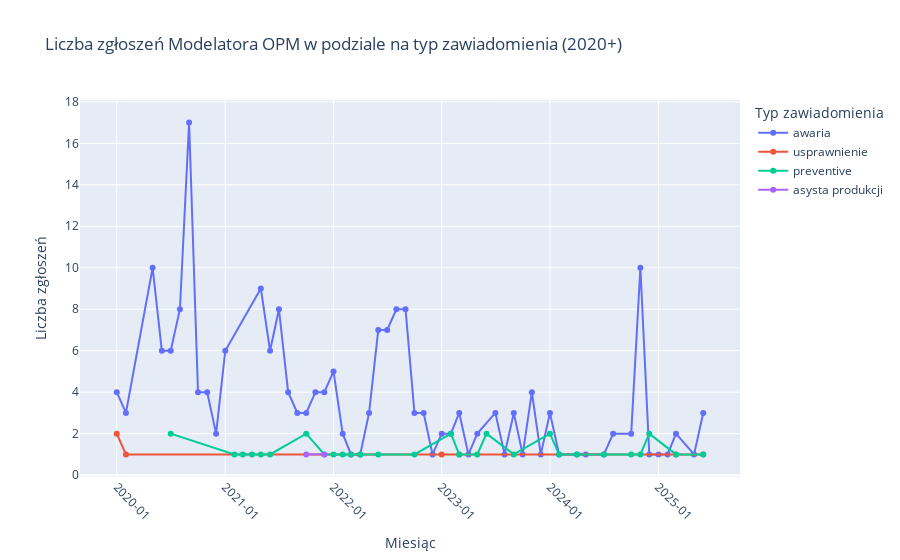

Here is the notebook cell this chart was saved with:
### Code cell
import pandas as pd
import plotly.express as px

df = df[df["Data zawiadom."] >= "2020-01-01"]
df["Data zawiadom."] = pd.to_datetime(df["Data zawiadom."], errors="coerce")
df["Miesiąc"] = df["Data zawiadom."].dt.to_period("M").dt.to_timestamp()

monthly_grouped = df.groupby(["Miesiąc", "Typ zawiadomienia"]).size().reset_index(name="Liczba awarii")

fig = px.line(
    monthly_grouped,
    x="Miesiąc",
    y="Liczba awarii",
    color="Typ zawiadomienia",
    markers=True,
    title="Liczba zgłoszeń Modelatora OPM w podziale na typ zawiadomienia (2020+)",
    labels={"Miesiąc": "Miesiąc", "Liczba awarii": "Liczba zgłoszeń", "Typ zawiadomienia": "Typ zawiadomienia"}
)

fig.update_layout(xaxis_tickformat="%Y-%m", xaxis_tickangle=45)
fig.show()

### Figure 1 — Plotly figure (JSON) as saved in the notebook; plotly's stock layout.template omitted (floating-point values rounded to 4 significant figures)
{"data": [{"hovertemplate": "Typ zawiadomienia=awaria<br>Miesiąc=%{x}<br>Liczba zgłoszeń=%{y}<extra></extra>", "legendgroup": "awaria", "line": {"color": "#636efa", "dash": "solid"}, "marker": {"symbol": "circle"}, "mode": "lines+markers", "name": "awaria", "orientation": "v", "showlegend": true, "type": "scatter", "x": ["2020-01-01T00:00:00.000000000", "2020-02-01T00:00:00.000000000", "2020-05-01T00:00:00.000000000", "2020-06-01T00:00:00.000000000", "2020-07-01T00:00:00.000000000", "2020-08-01T00:00:00.000000000", "2020-09-01T00:00:00.000000000", "2020-10-01T00:00:00.000000000", "2020-11-01T00:00:00.000000000", "2020-12-01T00:00:00.000000000", "2021-01-01T00:00:00.000000000", "2021-05-01T00:00:00.000000000", "2021-06-01T00:00:00.000000000", "2021-07-01T00:00:00.000000000", "2021-08-01T00:00:00.000000000", "2021-09-01T00:00:00.000000000", "2021-10-01T00:00:00.000000000", "2021-11-01T00:00:00.000000000", "2021-12-01T00:00:00.000000000", "2022-01-01T00:00:00.000000000", "2022-02-01T00:00:00.000000000", "2022-03-01T00:00:00.000000000", "2022-04-01T00:00:00.000000000", "2022-05-01T00:00:00.000000000", "2022-06-01T00:00:00.000000000", "2022-07-01T00:00:00.000000000", "2022-08-01T00:00:00.000000000", "2022-09-01T00:00:00.000000000", "2022-10-01T00:00:00.000000000", "2022-11-01T00:00:00.000000000", "2022-12-01T00:00:00.000000000", "2023-01-01T00:00:00.000000000", "2023-02-01T00:00:00.000000000", "2023-03-01T00:00:00.000000000", "2023-04-01T00:00:00.000000000", "2023-05-01T00:00:00.000000000", "2023-07-01T00:00:00.000000000", "2023-08-01T00:00:00.000000000", "2023-09-01T00:00:00.000000000", "2023-10-01T00:00:00.000000000", "2023-11-01T00:00:00.000000000", "2023-12-01T00:00:00.000000000", "2024-01-01T00:00:00.000000000", "2024-02-01T00:00:00.000000000", "2024-04-01T00:00:00.000000000", "2024-05-01T00:00:00.000000000", "2024-07-01T00:00:00.000000000", "2024-08-01T00:00:00.000000000", "2024-10-01T00:00:00.000000000", "2024-11-01T00:00:00.000000000", "2024-12-01T00:00:00.000000000", "2025-01-01T00:00:00.000000000", "2025-02-01T00:00:00.000000000", "2025-03-01T00:00:00.000000000", "2025-05-01T00:00:00.000000000", "2025-06-01T00:00:00.000000000"], "xaxis": "x", "y": [4, 3, 10, 6, 6, 8, 17, 4, 4, 2, 6, 9, 6, 8, 4, 3, 3, 4, 4, 5, 2, 1, 1, 3, 7, 7, 8, 8, 3, 3, 1, 2, 2, 3, 1, 2, 3, 1, 3, 1, 4, 1, 3, 1, 1, 1, 1, 2, 2, 10, 1, 1, 1, 2, 1, 3], "yaxis": "y"}, {"hovertemplate": "Typ zawiadomienia=usprawnienie<br>Miesiąc=%{x}<br>Liczba zgłoszeń=%{y}<extra></extra>", "legendgroup": "usprawnienie", "line": {"color": "#EF553B", "dash": "solid"}, "marker": {"symbol": "circle"}, "mode": "lines+markers", "name": "usprawnienie", "orientation": "v", "showlegend": true, "type": "scatter", "x": ["2020-01-01T00:00:00.000000000", "2020-02-01T00:00:00.000000000", "2023-01-01T00:00:00.000000000", "2023-03-01T00:00:00.000000000", "2025-03-01T00:00:00.000000000", "2025-06-01T00:00:00.000000000"], "xaxis": "x", "y": [2, 1, 1, 1, 1, 1], "yaxis": "y"}, {"hovertemplate": "Typ zawiadomienia=preventive<br>Miesiąc=%{x}<br>Liczba zgłoszeń=%{y}<extra></extra>", "legendgroup": "preventive", "line": {"color": "#00cc96", "dash": "solid"}, "marker": {"symbol": "circle"}, "mode": "lines+markers", "name": "preventive", "orientation": "v", "showlegend": true, "type": "scatter", "x": ["2020-07-01T00:00:00.000000000", "2021-02-01T00:00:00.000000000", "2021-03-01T00:00:00.000000000", "2021-04-01T00:00:00.000000000", "2021-05-01T00:00:00.000000000", "2021-06-01T00:00:00.000000000", "2021-10-01T00:00:00.000000000", "2021-12-01T00:00:00.000000000", "2022-01-01T00:00:00.000000000", "2022-02-01T00:00:00.000000000", "2022-03-01T00:00:00.000000000", "2022-04-01T00:00:00.000000000", "2022-06-01T00:00:00.000000000", "2022-10-01T00:00:00.000000000", "2023-02-01T00:00:00.000000000", "2023-03-01T00:00:00.000000000", "2023-05-01T00:00:00.000000000", "2023-06-01T00:00:00.000000000", "2023-09-01T00:00:00.000000000", "2024-01-01T00:00:00.000000000", "2024-02-01T00:00:00.000000000", "2024-04-01T00:00:00.000000000", "2024-07-01T00:00:00.000000000", "2024-10-01T00:00:00.000000000", "2024-11-01T00:00:00.000000000", "2024-12-01T00:00:00.000000000", "2025-03-01T00:00:00.000000000", "2025-06-01T00:00:00.000000000"], "xaxis": "x", "y": [2, 1, 1, 1, 1, 1, 2, 1, 1, 1, 1, 1, 1, 1, 2, 1, 1, 2, 1, 2, 1, 1, 1, 1, 1, 2, 1, 1], "yaxis": "y"}, {"hovertemplate": "Typ zawiadomienia=asysta produkcji<br>Miesiąc=%{x}<br>Liczba zgłoszeń=%{y}<extra></extra>", "legendgroup": "asysta produkcji", "line": {"color": "#ab63fa", "dash": "solid"}, "marker": {"symbol": "circle"}, "mode": "lines+markers", "name": "asysta produkcji", "orientation": "v", "showlegend": true, "type": "scatter", "x": ["2021-10-01T00:00:00.000000000", "2021-12-01T00:00:00.000000000"], "xaxis": "x", "y": [1, 1], "yaxis": "y"}], "layout": {"legend": {"title": {"text": "Typ zawiadomienia"}, "tracegroupgap": 0}, "title": {"text": "Liczba zgłoszeń Modelatora OPM w podziale na typ zawiadomienia (2020+)"}, "xaxis": {"anchor": "y", "domain": [0, 1], "tickangle": 45, "tickformat": "%Y-%m", "title": {"text": "Miesiąc"}}, "yaxis": {"anchor": "x", "domain": [0, 1], "title": {"text": "Liczba zgłoszeń"}}}}
